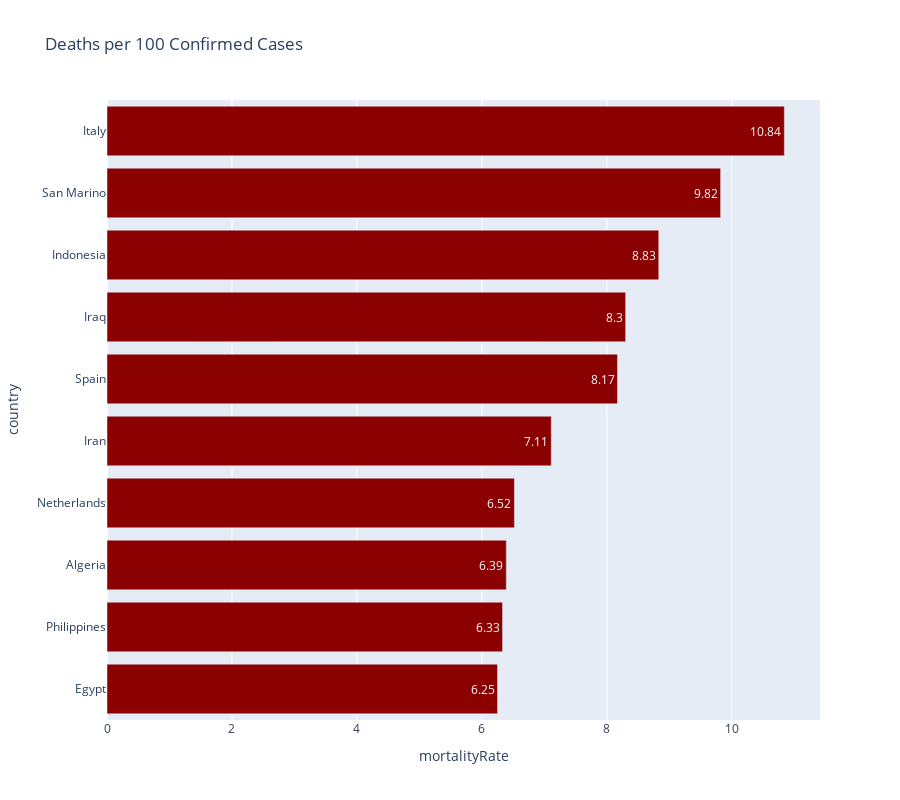

Here is the notebook cell this chart was saved with:
### Code cell
cleaned_latest = data[data['date'] == max(data['date'])]
flg = cleaned_latest.groupby('country')['confirmed', 'deaths', 'recovered', 'active'].sum().reset_index()

flg['mortalityRate'] = round((flg['deaths']/flg['confirmed'])*100, 2)
temp = flg[flg['confirmed']>100]
temp = temp.sort_values('mortalityRate', ascending=False)

fig = px.bar(temp.sort_values(by="mortalityRate", ascending=False)[:10][::-1],
             x = 'mortalityRate', y = 'country', 
             title='Deaths per 100 Confirmed Cases', text='mortalityRate', height=800, orientation='h',
             color_discrete_sequence=['darkred']
            )
fig.show()

### Figure 1 — Plotly figure (JSON) as saved in the notebook; plotly's stock layout.template omitted (floating-point values rounded to 4 significant figures)
{"data": [{"alignmentgroup": "True", "hoverlabel": {"namelength": 0}, "hovertemplate": "mortalityRate=%{text}<br>country=%{y}", "legendgroup": "", "marker": {"color": "darkred"}, "name": "", "offsetgroup": "", "orientation": "h", "showlegend": false, "text": [6.25, 6.33, 6.39, 6.52, 7.11, 8.17, 8.3, 8.83, 9.82, 10.84], "textposition": "auto", "type": "bar", "x": [6.25, 6.33, 6.39, 6.52, 7.11, 8.17, 8.3, 8.83, 9.82, 10.84], "xaxis": "x", "y": ["Egypt", "Philippines", "Algeria", "Netherlands", "Iran", "Spain", "Iraq", "Indonesia", "San Marino", "Italy"], "yaxis": "y"}], "layout": {"barmode": "relative", "height": 800, "legend": {"tracegroupgap": 0}, "title": {"text": "Deaths per 100 Confirmed Cases"}, "xaxis": {"anchor": "y", "domain": [0, 1], "title": {"text": "mortalityRate"}}, "yaxis": {"anchor": "x", "domain": [0, 1], "title": {"text": "country"}}}}
